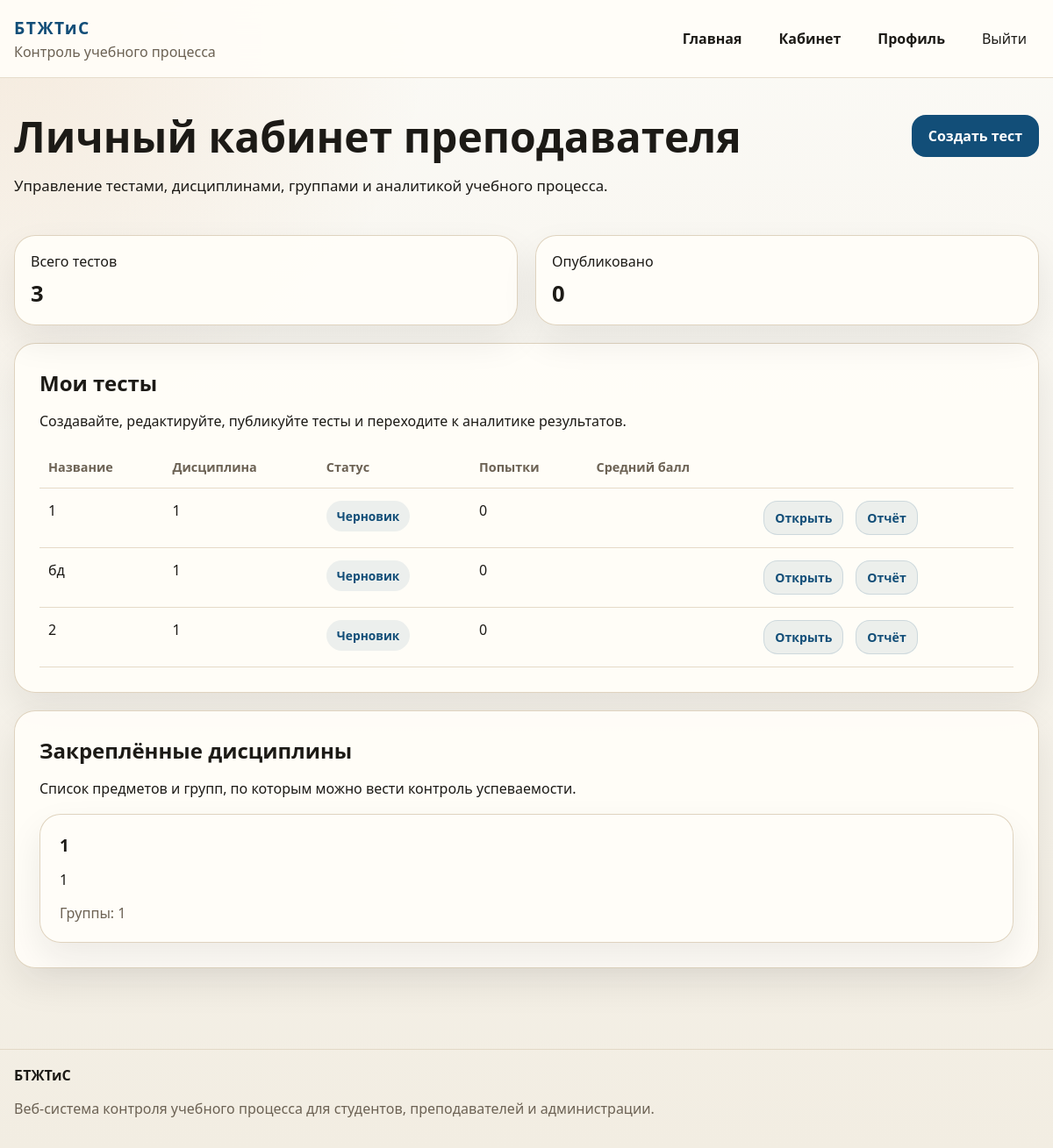
The app's page /teacher/ (signed in) with its own data.
### education/models.py (models this page shows, shortened)
class Test(models.Model):
    title = models.CharField("Название теста", max_length=200)
    description = models.TextField("Описание", blank=True)
    discipline = models.ForeignKey(
        Discipline,
        on_delete=models.CASCADE,
        related_name="tests",
        verbose_name="Дисциплина",
    )
    author = models.ForeignKey(
        settings.AUTH_USER_MODEL,
        on_delete=models.CASCADE,
        related_name="created_tests",
        limit_choices_to={"role": ROLE_TEACHER},
        verbose_name="Автор",
    )
    groups = models.ManyToManyField(
        AcademicGroup,
        related_name="tests",
        blank=True,
        verbose_name="Доступные группы",
    )
    time_limit_minutes = models.PositiveIntegerField("Лимит времени (мин.)", default=30)
    max_attempts = models.PositiveIntegerField("Максимум попыток", default=1)
    allow_retake = models.BooleanField("Разрешить повторное прохождение", default=False)
    is_published = models.BooleanField("Опубликован", default=False)
    available_from = models.DateTimeField("Доступен с", blank=True, null=True)
    available_to = models.DateTimeField("Доступен до", blank=True, null=True)
    created_at = models.DateTimeField("Создан", auto_now_add=True)
    updated_at = models.DateTimeField("Обновлён", auto_now=True)
    class Meta:
        ordering = ["-updated_at", "title"]
        verbose_name = "Тест"
        verbose_name_plural = "Тесты"

class Discipline(models.Model):
    name = models.CharField("Дисциплина", max_length=120, unique=True)
    code = models.CharField("Код", max_length=20, blank=True)
    description = models.TextField("Описание", blank=True)
    teachers = models.ManyToManyField(
        settings.AUTH_USER_MODEL,
        related_name="disciplines_taught",
        blank=True,
        limit_choices_to={"role": ROLE_TEACHER},
        verbose_name="Преподаватели",
    )
    groups = models.ManyToManyField(
        AcademicGroup,
        related_name="disciplines",
        blank=True,
        verbose_name="Учебные группы",
    )
    class Meta:
        ordering = ["name"]
        verbose_name = "Дисциплина"
        verbose_name_plural = "Дисциплины"

class AcademicGroup(models.Model):
    name = models.CharField("Название группы", max_length=50, unique=True)
    description = models.TextField("Описание", blank=True)
    curator = models.ForeignKey(
        settings.AUTH_USER_MODEL,
        on_delete=models.SET_NULL,
        blank=True,
        null=True,
        related_name="curated_groups",
        limit_choices_to={"role": ROLE_TEACHER},
        verbose_name="Куратор",
    )
    class Meta:
        ordering = ["name"]
        verbose_name = "Учебная группа"
        verbose_name_plural = "Учебные группы"
    def __str__(self):
        return self.name

### education/views.py (the view)
# urls.py: path("teacher/", views.teacher_dashboard, name="teacher_dashboard"),
@role_required(User.Role.TEACHER)
def teacher_dashboard(request):
    tests = (
        request.user.created_tests.select_related("discipline")
        .annotate(
            attempts_total=Count("attempts", filter=Q(attempts__is_finished=True), distinct=True),
            avg_score=Avg("attempts__score", filter=Q(attempts__is_finished=True)),
        )
        .all()
    )
    assigned_disciplines = request.user.disciplines_taught.prefetch_related("groups")
    assigned_groups = AcademicGroup.objects.filter(disciplines__teachers=request.user).distinct()
    context = {
        "tests": tests,
        "assigned_disciplines": assigned_disciplines,
        "assigned_groups": assigned_groups,
        "summary": {
            "tests_total": tests.count(),
            "published_total": tests.filter(is_published=True).count(),
        },
    }
    return render(request, "education/teacher_dashboard.html", context)

### education/models.py (called while the page is built)
    @property
    def is_administrator(self):
        return self.role == self.Role.ADMINISTRATOR or self.is_superuser

### education/utils.py (called while the page is built)
def role_required(*roles):
    def decorator(view_func):
        @wraps(view_func)
        def _wrapped_view(request, *args, **kwargs):
            if not request.user.is_authenticated:
                return redirect("login")
            if request.user.is_superuser or request.user.role in roles:
                return view_func(request, *args, **kwargs)
            messages.error(request, "У вас нет доступа к данному разделу.")
            return redirect(dashboard_url_for(request.user))
        return _wrapped_view
    return decorator

### templates/education/teacher_dashboard.html (shortened to what this page needs)
{% extends "base.html" %}
{% block content %}
<section class="section">
    <div class="container">
        <div class="page-head page-head-inline">
            <div>
                <h1>Личный кабинет преподавателя</h1>
                <p>Управление тестами, дисциплинами, группами и аналитикой учебного процесса.</p>
            </div>
            <div class="head-actions">
                <a class="btn btn-primary" href="{% url 'education:test_create' %}">Создать тест</a>
            </div>
        </div>
        <div class="stats-strip">
            <article class="mini-stat">
                <span>Всего тестов</span>
                <strong>{{ summary.tests_total }}</strong>
            </article>
            <article class="mini-stat">
                <span>Опубликовано</span>
                <strong>{{ summary.published_total }}</strong>
            </article>
        </div>
        <section class="panel panel-top-space">
            <div class="section-head">
                <h2>Мои тесты</h2>
                <p>Создавайте, редактируйте, публикуйте тесты и переходите к аналитике результатов.</p>
            </div>
            <div class="table-wrap">
                <table class="data-table">
                    <thead>
                        <tr>
                            <th>Название</th>
                            <th>Дисциплина</th>
                            <th>Статус</th>
                            <th>Попытки</th>
                            <th>Средний балл</th>
                            <th></th>
                        </tr>
                    </thead>
                    <tbody>
                        {% for test in tests %}
                            <tr>
                                <td>{{ test.title }}</td>
                                <td>{{ test.discipline.name }}</td>
                                <td><span class="pill">{{ test.is_published|yesno:"Опубликован,Черновик" }}</span></td>
                                <td>{{ test.attempts_total }}</td>
                                <td>{{ test.avg_score|default:"-"|floatformat:1 }}</td>
                                <td class="actions-cell">
                                    <a class="btn btn-secondary btn-small" href="{% url 'education:test_preview' test.pk %}">Открыть</a>
                                    <a class="btn btn-secondary btn-small" href="{% url 'education:report_detail' test.pk %}">Отчёт</a>
                                </td>
                            </tr>
                        {% empty %}
                            <tr>
                                <td colspan="6">Тесты ещё не созданы.</td>
                            </tr>
                        {% endfor %}
                    </tbody>
                </table>
            </div>
        </section>
        <section class="panel panel-top-space">
            <div class="section-head">
                <h2>Закреплённые дисциплины</h2>
                <p>Список предметов и групп, по которым можно вести контроль успеваемости.</p>
            </div>
            <div class="cards-grid compact-grid">
                {% for discipline in assigned_disciplines %}
                    <article class="feature-card">
                        <h3>{{ discipline.name }}</h3>
                        <p>{{ discipline.description|default:"Описание дисциплины пока не добавлено." }}</p>
                        <div class="meta-list">
                            <span>Группы: {{ discipline.groups.all|join:", "|default:"не назначены" }}</span>
                        </div>
                    </article>
                {% empty %}
                    <article class="feature-card">
                        <h3>Нет закреплённых дисциплин</h3>
                        <p>Администратор может назначить преподавателю дисциплины и группы через административный интерфейс.</p>
                    </article>
                {% endfor %}
            </div>
        </section>
    </div>
</section>
{% endblock %}

### static/education/css/styles.css (style rules this page uses)
:root { --bg: #f6f4ee; --surface: #fffdf8; --surface-alt: #efe8d9; --border: #dccfb9; --text: #1c1a16; --muted: #6c6254; --primary: #124e78; --primary-dark: #0d3958; --accent: #cb7c2f; --danger: #a63d40; --success: #216869; --shadow: 0 18px 40px rgba(28, 26, 22, 0.08); --radius: 24px; }
*, *::before, *::after { box-sizing: border-box; }
body { margin: 0; font-family: "Segoe UI", Tahoma, Geneva, Verdana, sans-serif; background: radial-gradient(circle at top left, rgba(203, 124, 47, 0.12), transparent 28%), linear-gradient(180deg, #fbfaf6 0%, #f2ede2 100%); color: var(--text); }
a { color: inherit; text-decoration: none; }
.container { width: min(1180px, calc(100% - 32px)); margin: 0 auto; }
.header-inner, .footer-inner, .page-head-inline, .head-actions, .main-nav, .hero-actions, .hero-note, .quick-links, .test-meta, .test-actions, .filters-row, .filters-actions, .actions-cell, .checkbox-line, .form-actions, .log-item, .answer-row { display: flex; align-items: center; gap: 14px; }
.brand-text, .field-help, .table-muted, .muted, .site-footer p, .hero-note, .meta-line, .meta-list, .details-content, .filters-row label { color: var(--muted); }
.section, .hero { padding: 42px 0; }
.hero-grid, .dashboard-grid, .cards-grid, .stat-grid, .stats-strip, .stats-strip-wide, .form-grid, .formset-grid { display: grid; gap: 20px; }
.hero h1, .page-head h1 { margin: 0 0 12px; font-size: clamp(2rem, 4vw, 3.6rem); line-height: 1.05; }
.hero-text, .page-head p { font-size: 1.05rem; line-height: 1.7; max-width: 760px; }
.hero-panel, .panel, .feature-card, .mini-stat, .stat-card, .details-card { background: rgba(255, 253, 248, 0.94); border: 1px solid rgba(220, 207, 185, 0.9); border-radius: var(--radius); box-shadow: var(--shadow); }
.hero-panel, .panel { padding: 28px; }
.eyebrow, .pill { display: inline-flex; align-items: center; gap: 8px; padding: 8px 12px; border-radius: 999px; background: rgba(18, 78, 120, 0.08); color: var(--primary); font-size: 0.86rem; font-weight: 700; }
.stat-grid, .stats-strip { grid-template-columns: repeat(auto-fit, minmax(150px, 1fr)); }
.stat-card, .mini-stat { padding: 18px; }
.stat-card strong, .mini-stat strong { display: block; margin-top: 8px; font-size: 1.6rem; }
.cards-grid { grid-template-columns: repeat(auto-fit, minmax(260px, 1fr)); }
.compact-grid { grid-template-columns: repeat(auto-fit, minmax(220px, 1fr)); }
.feature-card { padding: 22px; }
.section-head { margin-bottom: 18px; }
.section-head h2, .feature-card h3, .details-card summary { margin: 0 0 8px; }
.btn { display: inline-flex; justify-content: center; align-items: center; gap: 8px; padding: 12px 18px; border-radius: 16px; border: 1px solid transparent; font-weight: 700; cursor: pointer; transition: transform 0.2s ease, box-shadow 0.2s ease, background 0.2s ease; }
.btn-primary { background: var(--primary); color: #fff; }
.btn-secondary { background: rgba(18, 78, 120, 0.08); color: var(--primary); border-color: rgba(18, 78, 120, 0.14); }
.btn-small { padding: 9px 12px; font-size: 0.88rem; }
.page-head { margin-bottom: 24px; }
.page-head-inline { justify-content: space-between; align-items: flex-start; }
.panel-top-space { margin-top: 20px; }
.table-wrap { overflow-x: auto; }
.data-table { width: 100%; border-collapse: collapse; }
.data-table th, .data-table td { padding: 14px 10px; border-bottom: 1px solid rgba(220, 207, 185, 0.75); text-align: left; vertical-align: top; }
.data-table th { color: var(--muted); font-size: 0.9rem; font-weight: 700; }
.actions-cell { flex-wrap: wrap; }
.question-head, .meta-list, .meta-line { display: flex; flex-wrap: wrap; gap: 10px 16px; }

### records on screen
Test: title "1", discipline.name "1", is_published "Черновик", attempts_total "0"
Test: title "бд", discipline.name "1", is_published "Черновик", attempts_total "0"
Test: title "2", discipline.name "1", is_published "Черновик", attempts_total "0"
Discipline: name "1", description "1", groups.all "1"

### other values on screen
{{ summary.tests_total }} "3"
{{ summary.published_total }} "0"
